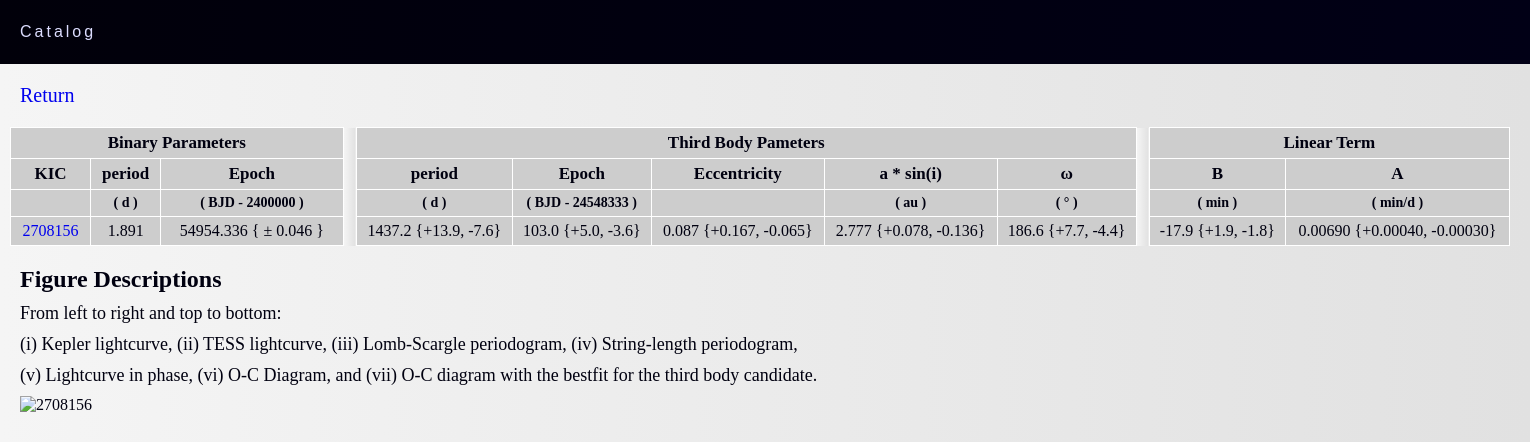
The app's page /papers/tertiarycandidatescatalog/page/2708156/ with its own data.
### Capp/models.py (models this page shows, shortened)
class WithVariation(models.Model):
    kic = models.IntegerField()
    Period = models.CharField(max_length=100)
    epoch = models.CharField(max_length=100)
    Period_td = models.CharField(max_length=100)
    epoch_td = models.CharField(max_length=100)
    e = models.CharField(max_length=100)
    a = models.CharField(max_length=100)
    omega = models.CharField(max_length=100)
    Aa = models.CharField(max_length=100)
    Bb = models.CharField(max_length=100)

### Capp/views.py (the view)
# urls.py: path('page/<int:kic>/', views.pagina_objetos, name='pagina_objetos'),
def pagina_objetos(request, kic):
    lista_de_dados1 = WithVariation.objects.filter(kic=kic)
    lista_de_dados2 = OutVariation.objects.filter(kic=kic)
    total_objetos = len(lista_de_dados1) + len(lista_de_dados2)
    itens_por_pagina = 12
    total_paginas = (total_objetos + itens_por_pagina - 1) // itens_por_pagina
    page_number = request.GET.get('page', 1)
    page_number = int(page_number)
    if page_number < 1:
        page_number = 1
    elif page_number > total_paginas:
        page_number = total_paginas
    indice_inicial = (page_number - 1) * itens_por_pagina
    indice_final = min(indice_inicial + itens_por_pagina, total_objetos)
    lista_pagina_with = lista_de_dados1[indice_inicial:indice_final]
    lista_pagina_out = lista_de_dados2[indice_inicial:indice_final]
    template_name = f'catalog/mid/kic{kic}/page{kic}.html'
    context = {
        'lista_pagina_with': lista_pagina_with,
        'lista_pagina_out': lista_pagina_out,
        'total_paginas': total_paginas,
        'page_number': page_number,
    }
    return render(request, template_name, context)

### templates/catalog/mid/kic2708156/page2708156.html (shortened to what this page needs)
{% extends 'catalog/mid/base2.html' %}
{% load static %}
{% block content %}
<!DOCTYPE html>
<html lang="en">
<head>
</head>
<body>
    <main>
        <section id="container">
            <table>
                <thead>
                    <tr>
                        <th class="sdata" colspan="3">Binary Parameters</th>
                        <th class="nada"></th>
                        <th class="tdata" colspan="5">Third Body Pameters</th>
                        <th class="nada"></th>
                        <th class="tdata" colspan="2">Linear Term</th>
                    </tr>
                    <tr>
                        <th title="Kepler identifier">KIC</th>
                        <th title="period of binary">period</th>
                        <th title="Epoch">Epoch</th>
                        <th class="nada"></th>
                        <th title="Third body period">period</th>
                        <th title="Third body period">Epoch</th>
                        <th title="Third body eccentricity">Eccentricity</th>
                        <th title="Projected semi-major axis of the third body">a * sin(i)</th>
                        <th title="third body inclination">&omega;</th>
                        <th class="nada"></th>
                        <th title="Linear coefficient of the adjusted linear ephemeris">B</th>
                        <th title="Angular coefficient of the adjusted linear ephemeris">A</th>
                    </tr>
                    <tr>
                        <th class="unidades" ></th>
                        <th class="unidades">( d )</th>
                        <th class="unidades">( BJD - 2400000 )</th>
                        <th class="nada"></th>
                        <th class="unidades">( d )</th>
                        <th class="unidades">( BJD - 24548333 )</th>
                        <th class="unidades">  </th>
                        <th class="unidades">( au )</th>
                        <th class="unidades">( ° )</th>
                        <td class="nada"></td>
                        <th class="unidades">( min )</th>
                        <th class="unidades">( min/d )</th>
                    </tr>
                </thead>
                <tbody>
                    {% for dado in lista_pagina_with %}
                    <tr>
                        <tr>
                            <td class="KIC/EPIC"><a href="{% url 'Capp:pagina_objetos' kic=dado.kic %}">{{ dado.kic }}</a></td>
                            <td class="Period">{{ dado.Period }}</td>
                            <td class="bjd0">{{ dado.epoch }}</td>
                            <td class="nada"></td>
                            <td class="Period_td">{{ dado.Period_td }}</td>
                            <td class="Period_td">{{ dado.epoch_td }}</td>
                            <td class="e">{{ dado.e}}</td>
                            <td class="a">{{ dado.a }}</td>
                            <td class="omega">{{ dado.omega }}</td>
                            <td class="nada"></td>
                            <td class="Aa">{{ dado.Aa}}</td>
                            <td class="Bb">{{ dado.Bb }}</td>
                        </tr>
                    </tr>
                    {% endfor %}
                </tbody>
            </table>
        </section>
        <section id="imagensobj">
            <article>
                <h1 id="seqfigsh1">Figure Descriptions</h1>
                <p class="seqfigsp">From left to right and top to bottom:</p>
                <p class="seqfigsp">(i) Kepler lightcurve, (ii) TESS lightcurve, (iii) Lomb-Scargle periodogram, (iv) String-length periodogram, </p>
                <p class="seqfigsp">(v) Lightcurve in phase, (vi) O-C Diagram, and (vii) O-C diagram with the bestfit for the third body candidate.</p>
            </article>
            <article>
                <p><img src="{% static 'img/catalog/objects3/2708156.png' %}" alt="2708156"></p>
            </article>
        </section>
    </main>
</body>
</html>
{% endblock %}

### static/css/catalog/mid/base2.css (style rules this page uses)
* { margin: 0; padding: 0; min-width: max-content; }
a { text-decoration: none; transition: 0.3s; }
.unidades { font-size: 14px; }
body { background-image: linear-gradient(to right, rgb(245, 245, 245), rgb(235, 235, 235), rgb(225, 225, 225)); background-size: auto; color: rgb(0, 0, 16); text-align: justify; }
section { margin: 20px; }
table { border-collapse: collapse; align-items: center; text-align: center; width: 1500px; }
#container { left: -0.6vw; margin: 10px; align-items: center; }
td, th { border: 1px solid rgb(255, 255, 255); padding-top: 5px; padding-bottom: 5px; padding-left: 6px; padding-right: 6px; }
thead { color: rgb(0, 0, 16); background-color: rgb(205, 205, 205); font-size: 17px; }
.nada { background-image: linear-gradient(to right, rgb(245, 245, 245), rgb(235, 235, 235), rgb(225, 225, 225)); width: 0.2px; border: 0px; }
.sdata { width: 300px; }
tbody > tr:nth-child(odd) { background-color: rgb(233, 233, 233); }
tbody > tr:nth-child(even) { background-color: rgb(205, 205, 205); }
td { text-align: center; }
#seqfigsh1 { font-size: 24px; margin-bottom: 10px; }
.seqfigsp { font-size: 18px; margin-bottom: 10px; }

### records on screen
WithVariation: kic "2708156", Period "1.891", epoch "54954.336 { ± 0.046 }", Period_td "1437.2 {+13.9, -7.6}", epoch_td "103.0 {+5.0, -3.6}", e "0.087 {+0.167, -0.065}", a "2.777 {+0.078, -0.136}", omega "186.6 {+7.7, -4.4}", Aa "-17.9 {+1.9, -1.8}", Bb "0.00690 {+0.00040, -0.00030}"
